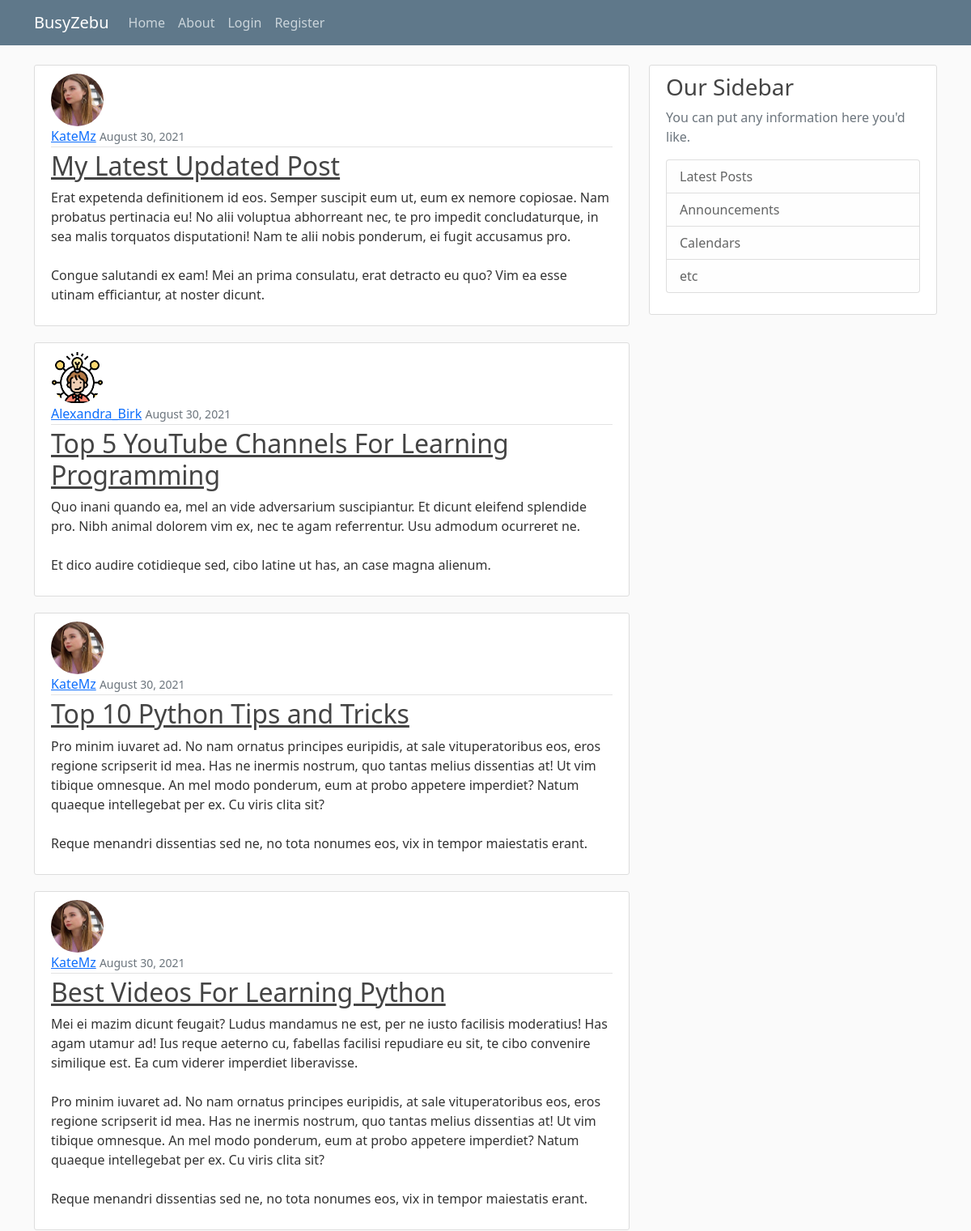
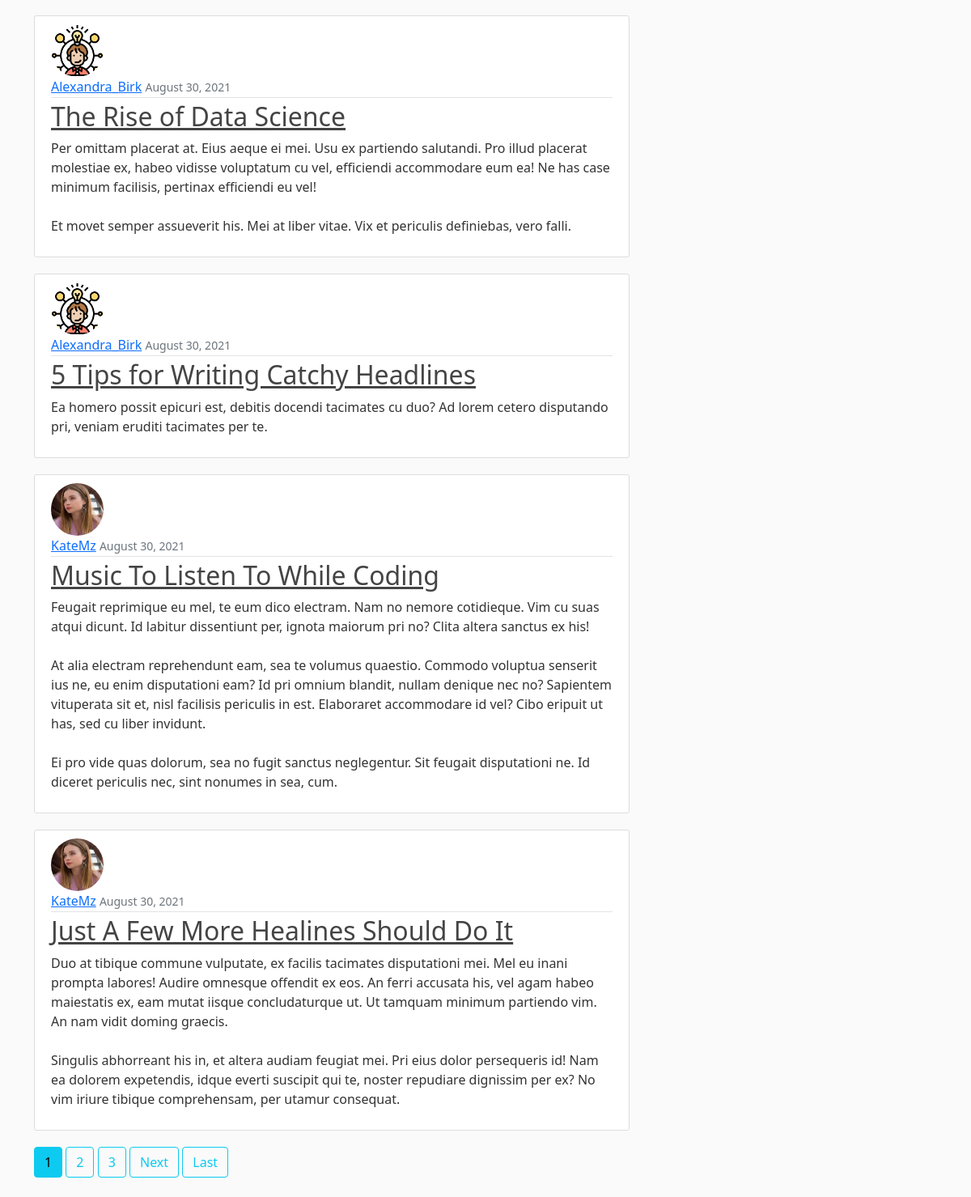
The page / on the database its author committed (2 pictures, top to bottom).
### blog/models.py (models this page shows, shortened)
class Post(models.Model):
    title = models.CharField(max_length=100)
    author = models.ForeignKey(User, on_delete=models.CASCADE)
    content = models.TextField()
    date_posted = models.DateTimeField(default=timezone.now)

### users/models.py (models this page shows, shortened)
class Profile(models.Model):
    user = models.OneToOneField(User, on_delete=models.CASCADE)
    image = models.ImageField(default='default.png', upload_to='profile_pics')

### blog/views.py (the view)
# urls.py: path('', PostListView.as_view(), name='blog-home'),
class PostListView(ListView):
    model = Post
    template_name = 'blog/home.html'
    context_object_name='posts'
    ordering = ['-date_posted']
    paginate_by = 8

### blog/templates/blog/home.html (shortened to what this page needs)
{% extends "blog/base.html"%}
{% block content %}
    {% for post in posts %}
    <article class="media content-section">
        <img class='rounded-circle article-img' src="{{post.author.profile.image.url}}">
        <div class="media-body">
          <div class="article-metadata">
            <a class="mr-2" href="{% url 'user-posts' post.author.username %}">{{ post.author }}</a>
            <small class="text-muted">{{ post.date_posted|date:"F d, Y" }}</small>
          </div>
          <h2><a class="article-title" href="{% url 'post-detail' post.id %}">{{ post.title }}</a></h2>
          <p class="article-content">{{ post.content }}</p>
        </div>
    </article>
    {% endfor %}
    {% if is_paginated %}
      {% for num in page_obj.paginator.page_range %}
        {% if page_obj.number == num %}
        <a class="btn btn-info mb-4" href="?page={{ num }}">{{num}}</a>
        {% elif num > page_obj.number|add:'-3' and num < page_obj.number|add:'3'  %}
        <a class="btn btn-outline-info mb-4" href="?page={{ num }}">{{num}}</a>
        {% endif %}
      {% endfor %}
    {% if page_obj.has_next %}
        <a class="btn btn-outline-info mb-4" href="?page={{ page_obj.next_page_number }}">Next</a>
        <a class="btn btn-outline-info mb-4" href="?page={{ page_obj.paginator.num_pages }}">Last</a>
    {% endif %}
  {% endif %}
{% endblock content %}

### blog/templates/blog/base.html (shortened to what this page needs)
{% load static %}
<html>
<head>
    <link href="https://cdn.jsdelivr.net/npm/bootstrap@5.1.0/dist/css/bootstrap.min.css" rel="stylesheet">
    <link rel="stylesheet" type="text/css" href="{% static 'blog/main.css' %}">
</head>
<body>
    <header class="site-header">
        <nav class="navbar navbar-expand-md navbar-dark bg-steel fixed-top">
            <div class="container">
                <a class="navbar-brand mr-4" href="/">BusyZebu</a>
                <div class="collapse navbar-collapse" id="navbarToggle">
                    <div class="navbar-nav mr-auto">
                        <a class="nav-item nav-link" href="{% url 'blog-home'%}">Home</a>
                        <a class="nav-item nav-link" href="{% url 'blog-about'%}">About</a>
                    </div>
                    <div class="navbar-nav">
                        {% if user.is_authenticated %}
                            <a class="nav-item nav-link" href="{% url 'post-create' %}">New Post</a>
                            <a class="nav-item nav-link" href="{% url 'profile' %}">Profile</a>
                            <a class="nav-item nav-link" href="{% url 'logout' %}">Logout</a>
                        {% else %}
                            <a class="nav-item nav-link" href="{% url 'login' %}">Login</a>
                            <a class="nav-item nav-link" href="{% url 'register' %}">Register</a>
                        {% endif %}
                    </div>
                </div>
            </div>
        </nav>
    </header>
    <main role="main" class="container">
        <div class="row">
            <div class="col-md-8">
                {% block content %}{% endblock %}
            </div>
            <div class="col-md-4">
                <div class="content-section">
                    <h3>Our Sidebar</h3>
                    <p class='text-muted'>You can put any information here you'd like.
                        <ul class="list-group">
                            <li class="list-group-item list-group-item-light">Latest Posts</li>
                            <li class="list-group-item list-group-item-light">Announcements</li>
                            <li class="list-group-item list-group-item-light">Calendars</li>
                            <li class="list-group-item list-group-item-light">etc</li>
                        </ul>
                    </p>
                </div>
            </div>
        </div>
    </main>
</body>
</html>

### blog/static/blog/main.css (style rules this page uses)
body { background: #fafafa; color: #333333; margin-top: 5rem; }
h1, h2, h3, h4, h5, h6 { color: #444444; }
ul { margin: 0; }
.bg-steel { background-color: #5f788a; }
.site-header .navbar-nav .nav-link { color: #cbd5db; }
.content-section { background: #ffffff; padding: 10px 20px; border: 1px solid #dddddd; border-radius: 3px; margin-bottom: 20px; }
.article-title { color: #444444; }
.article-content { white-space: pre-line; }
.article-img { height: 65px; width: 65px; margin-right: 16px; }
.article-metadata { padding-bottom: 1px; margin-bottom: 4px; border-bottom: 1px solid #e3e3e3 }

### rows shown on the page
Post: author.profile.image (picture), author "KateMz", date_posted "August 30, 2021", title "My Latest Updated Post", content "Erat expetenda definitionem id eos. Semper suscipit eum ut, eum ex nemore copiosae. Nam probatus pertinacia eu! No alii voluptua abhorreant nec, te pro impedit concludaturque, in sea malis torquatos disputationi! Nam te alii nobis ponderum, ei fugit accusamus pro. Congue salutandi ex eam! Mei an prima consulatu, erat detracto eu quo? Vim ea esse utinam efficiantur, at noster dicunt."
Post: author.profile.image (picture), author "Alexandra_Birk", date_posted "August 30, 2021", title "Top 5 YouTube Channels For Learning Programming", content "Quo inani quando ea, mel an vide adversarium suscipiantur. Et dicunt eleifend splendide pro. Nibh animal dolorem vim ex, nec te agam referrentur. Usu admodum ocurreret ne. Et dico audire cotidieque sed, cibo latine ut has, an case magna alienum."
Post: author.profile.image (picture), author "KateMz", date_posted "August 30, 2021", title "Top 10 Python Tips and Tricks", content "Pro minim iuvaret ad. No nam ornatus principes euripidis, at sale vituperatoribus eos, eros regione scripserit id mea. Has ne inermis nostrum, quo tantas melius dissentias at! Ut vim tibique omnesque. An mel modo ponderum, eum at probo appetere imperdiet? Natum quaeque intellegebat per ex. Cu viris clita sit? Reque menandri dissentias sed ne, no tota nonumes eos, vix in tempor maiestatis erant."
Post: author.profile.image (picture), author "KateMz", date_posted "August 30, 2021", title "Best Videos For Learning Python", content "Mei ei mazim dicunt feugait? Ludus mandamus ne est, per ne iusto facilisis moderatius! Has agam utamur ad! Ius reque aeterno cu, fabellas facilisi repudiare eu sit, te cibo convenire similique est. Ea cum viderer imperdiet liberavisse. Pro minim iuvaret ad. No nam ornatus principes euripidis, at sale vituperatoribus eos, eros regione scripserit id mea. Has ne inermis nostrum, quo tantas melius dissentias at! Ut vim tibique omnesque. An mel modo ponderum, eum at probo appetere imperdiet? Natum quaeque intellegebat per ex. Cu viris clita sit? Reque menandri dissentias sed ne, no tota nonumes eos, vix in tempor maiestatis erant."
Post: author.profile.image (picture), author "Alexandra_Birk", date_posted "August 30, 2021", title "The Rise of Data Science", content "Per omittam placerat at. Eius aeque ei mei. Usu ex partiendo salutandi. Pro illud placerat molestiae ex, habeo vidisse voluptatum cu vel, efficiendi accommodare eum ea! Ne has case minimum facilisis, pertinax efficiendi eu vel! Et movet semper assueverit his. Mei at liber vitae. Vix et periculis definiebas, vero falli."
Post: author.profile.image (picture), author "Alexandra_Birk", date_posted "August 30, 2021", title "5 Tips for Writing Catchy Headlines", content "Ea homero possit epicuri est, debitis docendi tacimates cu duo? Ad lorem cetero disputando pri, veniam eruditi tacimates per te."
Post: author.profile.image (picture), author "KateMz", date_posted "August 30, 2021", title "Music To Listen To While Coding", content "Feugait reprimique eu mel, te eum dico electram. Nam no nemore cotidieque. Vim cu suas atqui dicunt. Id labitur dissentiunt per, ignota maiorum pri no? Clita altera sanctus ex his! At alia electram reprehendunt eam, sea te volumus quaestio. Commodo voluptua senserit ius ne, eu enim disputationi eam? Id pri omnium blandit, nullam denique nec no? Sapientem vituperata sit et, nisl facilisis periculis in est. Elaboraret accommodare id vel? Cibo eripuit ut has, sed cu liber invidunt. Ei pro vide quas dolorum, sea no fugit sanctus neglegentur. Sit feugait disputationi ne. Id diceret periculis nec, sint nonumes in sea, cum."
Post: author.profile.image (picture), author "KateMz", date_posted "August 30, 2021", title "Just A Few More Healines Should Do It", content "Duo at tibique commune vulputate, ex facilis tacimates disputationi mei. Mel eu inani prompta labores! Audire omnesque offendit ex eos. An ferri accusata his, vel agam habeo maiestatis ex, eam mutat iisque concludaturque ut. Ut tamquam minimum partiendo vim. An nam vidit doming graecis. Singulis abhorreant his in, et altera audiam feugiat mei. Pri eius dolor persequeris id! Nam ea dolorem expetendis, idque everti suscipit qui te, noster repudiare dignissim per ex? No vim iriure tibique comprehensam, per utamur consequat."

### other values the page prints
{{ num }} "1"
{{ num }} "2" "3"
